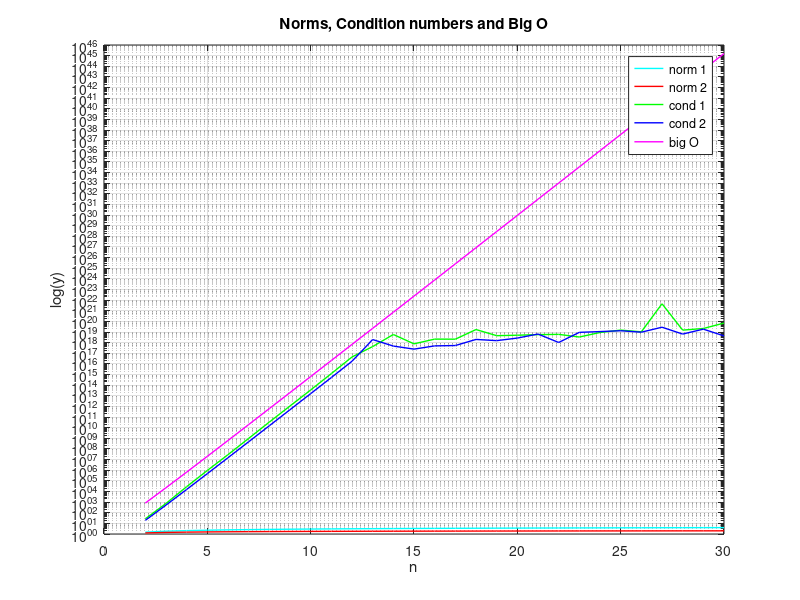

Write the MATLAB code that produced this figure. (Note: this script raises an error after producing the figure.)
function macm316ca4SampleCode()
format long
% Part (a): Set up Hilbert matrices and plot its norm and condition number.
nlist = [2:30]; cond2H = []; norm1H =[]; norm2H =[]; cond1H =[];
for n = nlist
  Hn = hilb(n);
  cond2H = [cond2H, cond(Hn,2)];
  norm1H = [norm1H, norm(Hn,1)];
  norm2H = [norm2H,norm(Hn,2)];
  cond1H = [cond1H, cond(Hn,1)];
end
% ADD CODE TO PLOT CONDITION NUMBERS AND NORMS VERSUS n
semilogy(nlist,norm1H,'c','LineWidth',1);
legend('norm 1');hold on;
semilogy(nlist,norm2H,'r','DisplayName','norm 2','LineWidth',1);
semilogy(nlist,cond1H,'g','DisplayName','cond 1','LineWidth',1);
semilogy(nlist,cond2H,'b','DisplayName','cond 2','LineWidth',1);
xlabel("n");ylabel("log(y)");title("Norms, Condition numbers and Big O");grid on; hold off;
% Part (b): ADD THE THEORETICALLY EXPECTED GROWTH TO YOUR PLOT
z = (((1+ sqrt(2)).^(4.*nlist))./(sqrt(nlist)));
hold on ; semilogy(nlist,z,'m','LineWidth',1,'DisplayName','big O'); hold off;
% Part (c): Compare performance for the ill-conditioned linear system using: PLU decomposition, backslash, and Jacobi iteration.
PLUerror = []; bs_error = []; J_error = []; PLU_time = []; bs_time = []; J_time = [];
klist = [2 : 30]; % min/max matrix size
for k = klist, 
  Hk = hilb(k);  % generate Hilbert matrix
  x = ones(k,1); % exact solution (all 1's)
  b = Hk * x;    % compute RHS for this x
  % Compute the solution using 3 different methods:
  tic
  [L, U, P] = lu(Hk);       
  xPLU = U \ (L \ (P*b)); % solution from PLU-decomposition
  PLU_time = [PLU_time,toc];
  tic
  xBackslash = Hk \ b;
  bs_time = [bs_time, toc]; 
  tic
  [xJacobi,niter] = jacobi2(Hk,b,rand(k,1),1e-4,210);
  J_time = [J_time, toc]; 
  PLUerror = [PLUerror, norm(xPLU-x,2)];
  bs_error =[ bs_error, norm(xBackslash - x,2)];
  J_error = [J_error , norm(xJacobi - x,2),];
end
% Plot solution errors ADD CURVES FOR '\' AND JACOBI TO THIS PLOT
semilogy(klist, PLUerror, 'r','LineWidth',1);
legend ('PLU error');hold on;
semilogy(klist, bs_error, 'b','LineWidth',1,'DisplayName','Back Slash error');
semilogy(klist, J_error, 'g','LineWidth',1,'DisplayName','Jacobi error');
xlabel("n");ylabel("log(y)");title("Absolute error in solution");grid on;
hold off;
%plotting time
semilogy(klist, PLU_time, 'r','LineWidth',1);
legend ('PLU time');hold on;
semilogy(klist, bs_time, 'b','LineWidth',1,'DisplayName','Back Slash time');
semilogy(klist, J_time, 'g','LineWidth',1,'DisplayName','Jacobi time');
xlabel("n");ylabel("log(y)");title("Cost of methods");grid on;
hold off;
% Part (d):
max_entry = [];
for n = klist
    Hk = hilb(n);
    hInverse = inv(Hk);
    M = Hk * hInverse;
    M = abs(M);
    max_entry  =[ max_entry,max(max(M))];
end
plot(klist,max_entry,'b');
xlabel("n");ylabel("y");title("Maximum absolute(matrix * inverse)");grid on; legend ('maximum entry of M');
end

